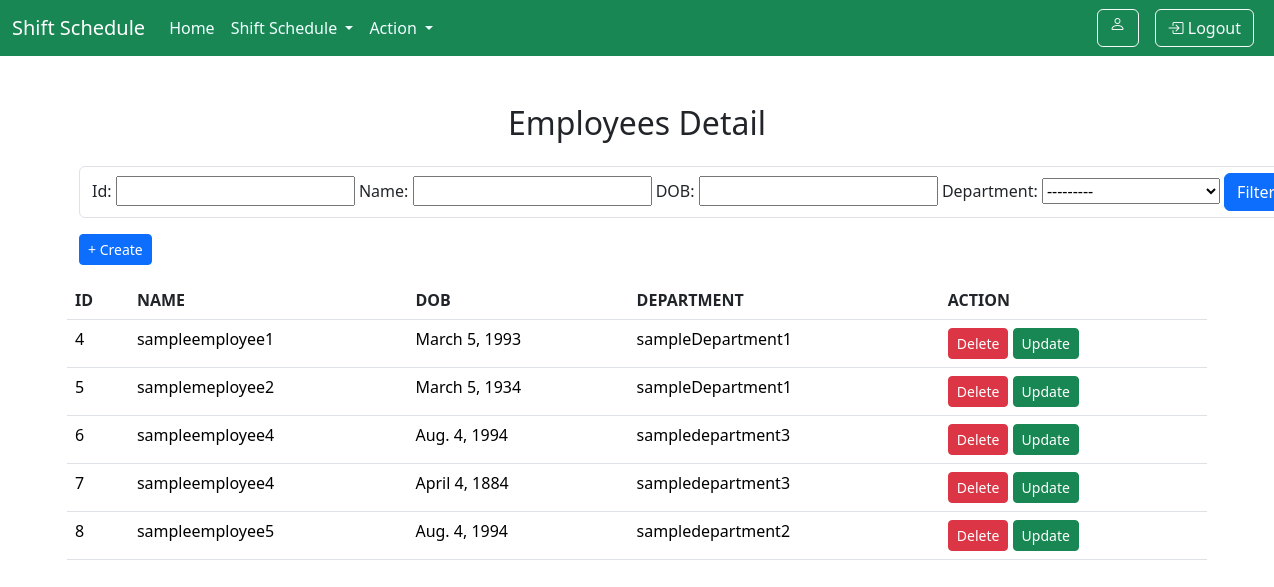
Screenshot of /employee/list/ (signed in) with the database file from the repository.
### employee/models.py (models this page shows, shortened)
class Employee(models.Model):
    employee_id = models.AutoField(primary_key=True)
    full_name = models.CharField(max_length=200)
    department = models.ForeignKey(Department, on_delete=models.SET_NULL, null=True)
    date_of_birth = models.DateField("date of birth")
    created_at = models.DateTimeField(auto_now_add=True)
    updated_at = models.DateTimeField(auto_now=True)

### department/models.py (models this page shows)
class Department(models.Model):
    id = models.AutoField(primary_key=True)
    name = models.CharField(max_length=200, unique=True, null=True)
    created_at = models.DateTimeField(auto_now_add=True)
    updated_at = models.DateTimeField(auto_now=True)
    def __str__(self):
        return f"{self.name}"

### employee/views.py (the view)
# urls.py: path('list/', views.employee_list, name='employeeList'),
@login_required
def employee_list(request):
    emps = Employee.objects.all()
    item_filter = EmployeeFilter(request.GET, queryset=emps)
    items = item_filter.qs
    item_filter = EmployeeFilter(request.GET, queryset=emps)
    items = item_filter.qs
    paginator = Paginator(items, 10)  # Show 10 items per page
    page_number = request.GET.get('page')
    page_obj = paginator.get_page(page_number)
    context = {
        'items': page_obj,
        'item_filter': item_filter,
    }
    return render(request, "employee/list.html", context)

### employee/templates/employee/list.html (shortened to what this page needs)
{% extends 'base.html' %}
{% block content %}
<div class="container  mt-5">
    <h2 class="text-center mb-4">Employees Detail</h2>
    <div class="row mb-3">
        <div class="col-sm-6">
            <form method="get" class="form-inline form-control" style="width: max-content;">
                {{ item_filter.form.employee_id.label_tag }}
                {{ item_filter.form.employee_id }}
                {{ item_filter.form.full_name.label_tag }}
                {{ item_filter.form.full_name }}
                {{ item_filter.form.date_of_birth.label_tag }}
                {{ item_filter.form.date_of_birth }}
                {{ item_filter.form.department.label_tag }}
                {{ item_filter.form.department }}
                <button type="submit" class="btn btn-primary">Filter</button>
            </form>
            <a href="{% url 'addEmployee' %}" class="btn btn-primary btn-sm">+ Create</a>
        </div>
    </div>
    <div class="row justify-content-center">
        <table class="table ">
            <thead>
            <tr>
                <th scope="col">ID</th>
                <th scope="col">NAME</th>
                <th scope="col">DOB</th>
                <th scope="col">DEPARTMENT</th>
                <th scope="col">ACTION</th>
            </tr>
            </thead>
            <tbody>
            {% for e in items %}
            <tr>
                <td style="color:black" name="{{e.employee_id}}">{{e.employee_id}}</td>
                <td style="color:black">{{e.full_name}}</td>
                <td style="color:black">{{e.date_of_birth}}</td>
                <td style="color:black">{{e.department.name}}</td>
                <td>
                    <a href="/employee/delete/{{e.employee_id}}"
                       class="btn btn-danger btn-sm">Delete</a>
                    <a href="/employee/update/{{e.employee_id}}"
                       class="btn btn-success btn-sm">Update</a>
                </td>
            </tr>
            {%endfor%}
            </tbody>
        </table>
    </div>
</div>
{% endblock %}

### login_reg/templates/base.html (shortened to what this page needs)
{% load static %}
<html lang="en">
<head>
    <link href="https://cdn.jsdelivr.net/npm/bootstrap@5.3.0/dist/css/bootstrap.min.css" rel="stylesheet">
    <link href="https://cdn.jsdelivr.net/npm/bootstrap-icons/font/bootstrap-icons.css" rel="stylesheet">
    <link href="https://cdn.datatables.net/1.11.4/css/jquery.dataTables.min.css" rel="stylesheet">
     <link rel="stylesheet" href="{% static 'login_reg/css/styles.css' %}">
</head>
<body>
<nav class="navbar navbar-expand-lg navbar-dark bg-success navbar-fixed-top">
    <div class="container-fluid">
        <a class="navbar-brand " href="#">Shift Schedule</a>
        <div class="collapse navbar-collapse" id="navbarSupportedContent">
            <ul class="navbar-nav me-auto mb-2 mb-lg-0">
                <li class="nav-item">
                    <a class="nav-link text-color" href="{% url 'home' %}">Home</a>
                </li>
                <li class="nav-item dropdown">
                    <a class="nav-link dropdown-toggle text-color" href="#" id="Schedule" role="button"
                       data-bs-toggle="dropdown"
                       aria-expanded="false">
                        Shift Schedule
                    </a>
                </li>
                <li class="nav-item dropdown">
                    <a class="nav-link dropdown-toggle text-color" href="#" id="employee" role="button"
                       data-bs-toggle="dropdown"
                       aria-expanded="false">
                        Action
                    </a>
                </li>
            </ul>
        </div>
        <div class="d-flex">
            <a href="{% url 'settings' %}" class="btn btn-outline-light mx-2"><i class="bi bi-person"></i></a>
            <a href="{% url 'logout' %}" class="btn btn-outline-light mx-2"><i class="bi bi-box-arrow-in-right"></i>
                Logout</a>
        </div>
    </div>
</nav>
<div>
    {% block content %}{% endblock %}
</div>
</body>
</html>

### login_reg/templates/base.html (style rules this page uses)
.text-color { color: azure;; }

### rows the page displays
Employee: employee_id "4", full_name "sampleemployee1", date_of_birth "March 5, 1993", department.name "sampleDepartment1"
Employee: employee_id "5", full_name "samplemeployee2", date_of_birth "March 5, 1934", department.name "sampleDepartment1"
Employee: employee_id "6", full_name "sampleemployee4", date_of_birth "Aug. 4, 1994", department.name "sampledepartment3"
Employee: employee_id "7", full_name "sampleemployee4", date_of_birth "April 4, 1884", department.name "sampledepartment3"
Employee: employee_id "8", full_name "sampleemployee5", date_of_birth "Aug. 4, 1994", department.name "sampledepartment2"

### other values shown
{{ item_filter.form.employee_id.label_tag }} "Id:"
{{ item_filter.form.full_name.label_tag }} "Name:"
{{ item_filter.form.date_of_birth.label_tag }} "DOB:"
{{ item_filter.form.department.label_tag }} "Department:"
